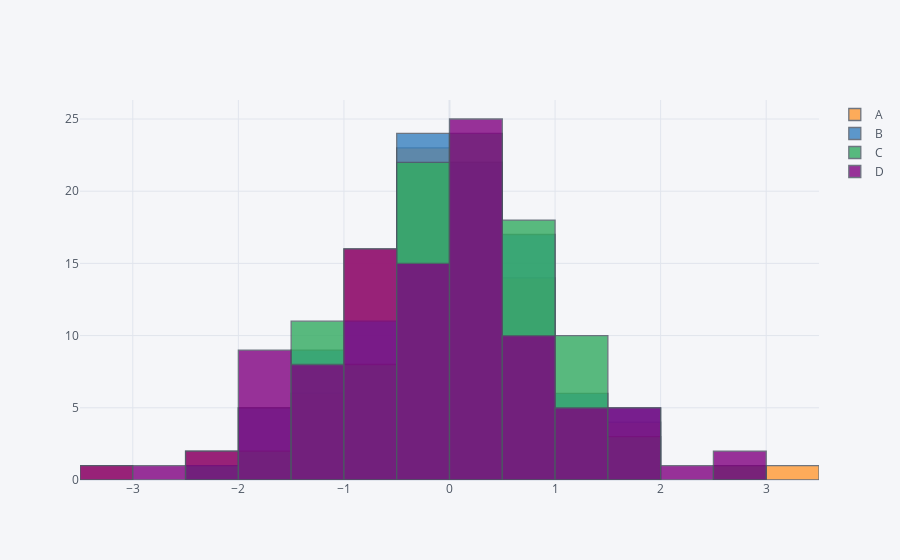

The code cell stored with this chart in its notebook:
### Markdown cell above
`Histograma aninhado de todas as colunas (mesmo tipo de dados)`

### Code cell
df.iplot(kind='hist')
